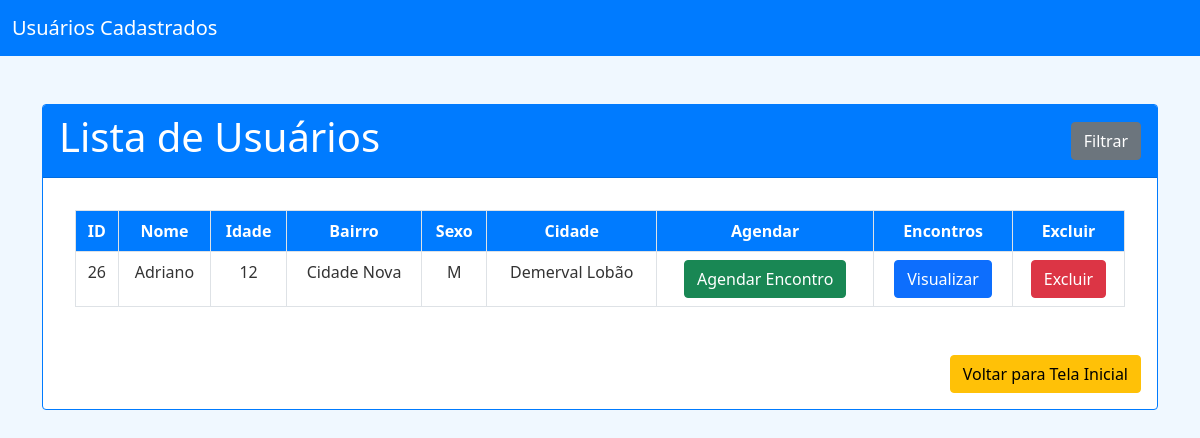
The app's page /usuarios/, older data.
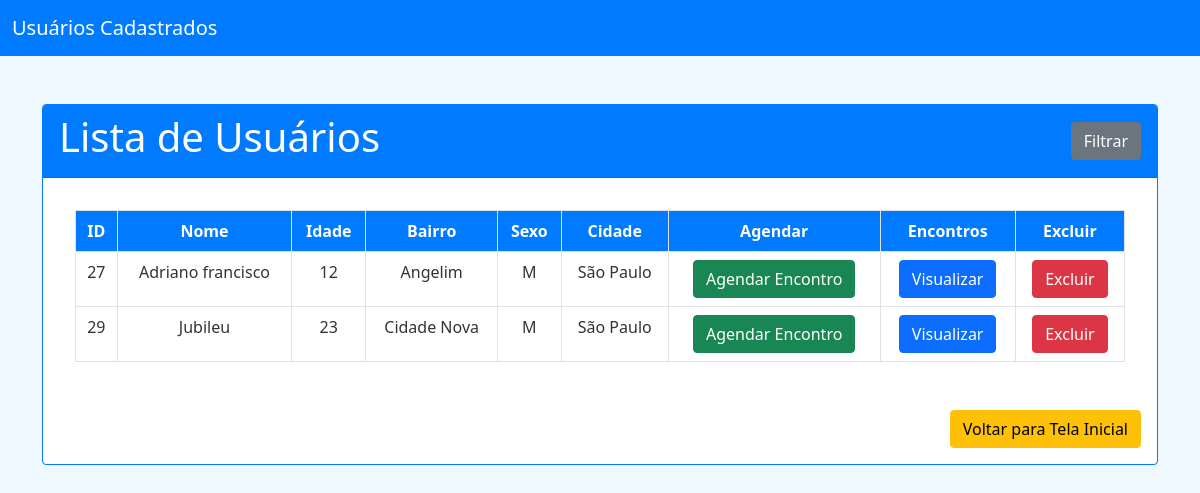
The same page, newer data.
### app_cad_usuarios/models.py (models this page shows)
class Usuario(models.Model):
    id_usuario = models.AutoField(primary_key=True)
    nome = models.TextField(max_length=255)
    idade = models.IntegerField()
    bairro = models.TextField(max_length=255)
    sexo = models.TextField(max_length=10)
    cidade = models.TextField(max_length=255)

### app_cad_usuarios/views.py (the view)
# urls.py: path('usuarios/', views.usuarios, name='usuarios'),
def usuarios(request):
    search_query = request.GET.get('search', '')
    filter_bairro = request.GET.get('bairro', '')
    filter_sexo = request.GET.get('sexo', '')
    filter_cidade = request.GET.get('cidade', '')
    usuarios = Usuario.objects.all()
    if search_query:
        usuarios = usuarios.filter(nome__icontains=search_query)
    if filter_bairro:
        usuarios = usuarios.filter(bairro__icontains=filter_bairro)
    if filter_sexo:
        usuarios = usuarios.filter(sexo__icontains=filter_sexo)
    if filter_cidade:
        usuarios = usuarios.filter(cidade__icontains=filter_cidade)
    context = {
        'usuarios': usuarios
    }
    return render(request, 'usuarios/usuarios.html', context)

### app_cad_usuarios/templates/usuarios/usuarios.html (shortened to what this page needs)
<!doctype html>
<html lang="en">
<head>
    <link href="https://cdn.jsdelivr.net/npm/bootstrap@5.0.2/dist/css/bootstrap.min.css" rel="stylesheet">
</head>
<body>
<nav class="navbar navbar-expand-lg navbar-light">
    <div class="container-fluid">
        <a class="navbar-brand" href="#">Usuários Cadastrados</a>
    </div>
</nav>
<div class="container mt-5">
    <div class="row justify-content-center">
        <div class="col-md-12">
            <div class="card">
                <div class="card-header">
                    <h1 class="card-title">Lista de Usuários</h1>
                    <button class="btn btn-secondary" id="filter-btn">Filtrar</button>
                </div>
                <div class="card-body">
                    <div class="table-container">
                        <div class="table-wrapper">
                            <table class="table table-bordered">
                                <thead>
                                    <tr>
                                        <th scope="col">ID</th>
                                        <th scope="col">Nome</th>
                                        <th scope="col">Idade</th>
                                        <th scope="col">Bairro</th>
                                        <th scope="col">Sexo</th>
                                        <th scope="col">Cidade</th>
                                        <th scope="col">Agendar</th>
                                        <th scope="col">Encontros</th>
                                        <th scope="col">Excluir</th>
                                    </tr>
                                </thead>
                                <tbody>
                                    {% for usuario in usuarios %}
                                        <tr>
                                            <td>{{ usuario.id_usuario }}</td>
                                            <td>{{ usuario.nome }}</td>
                                            <td>{{ usuario.idade }}</td>
                                            <td>{{ usuario.bairro }}</td>
                                            <td>{{ usuario.sexo }}</td>
                                            <td>{{ usuario.cidade }}</td>
                                            <td>
                                                <a href="{% url 'agendar_encontro' usuario.id_usuario %}" class="btn btn-success">Agendar Encontro</a>
                                            </td>
                                            <td>
                                                <a href="{% url 'acompanhamento' usuario.id_usuario %}" class="btn btn-primary">Visualizar</a>
                                            </td>
                                            <td>
                                                <a href="{% url 'excluir_usuario' usuario.id_usuario %}" class="btn btn-danger">Excluir</a>
                                            </td>
                                        </tr>
                                    {% endfor %}
                                </tbody>
                            </table>
                        </div>
                    </div>
                    <div class="mt-3 d-flex justify-content-end">
                        <a href="{% url 'home' %}" class="btn btn-warning">Voltar para Tela Inicial</a>
                    </div>
                </div>
            </div>
        </div>
    </div>
</div>
</body>
</html>

Row changes from the older to the newer data that the page shows:
removed Usuario: id_usuario "26", nome "Adriano", idade "12", bairro "Cidade Nova", sexo "M", cidade "Demerval Lobão"
added Usuario: id_usuario "27", nome "Adriano francisco", idade "12", bairro "Angelim", sexo "M", cidade "São Paulo"
added Usuario: id_usuario "29", nome "Jubileu", idade "23", bairro "Cidade Nova", sexo "M", cidade "São Paulo"
